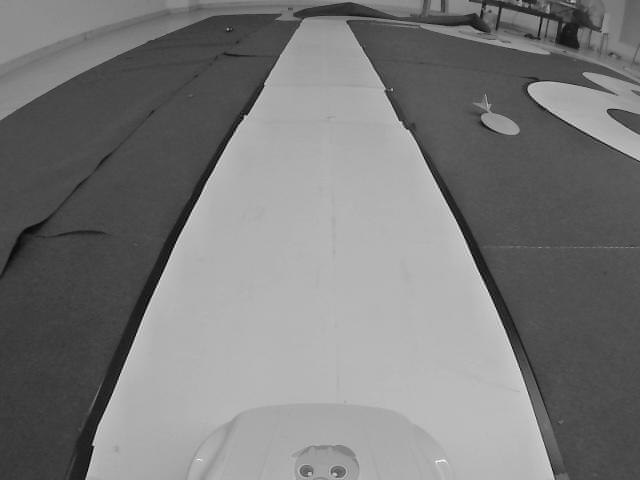
#> input picture TU-Smart2025招新试题/1.png, 640 x 480 px
$ python Image_pre_processing.py   (older library calls are emulated)
#> lines starting #> are read from the running program, lines starting #| are printed output that depends on the picture; after the words box and inside, x2 and y2 are one past the last pixel; in counts of white or black regions, pixels touching at a corner belong together
import numpy as np
from PIL import Image
import matplotlib.pyplot as plt

def crop_image(image, top_crop=0.2, bottom_crop=0.2):
    """
    裁剪图片的上下部分
    :param image: 输入灰度图片 (PIL Image)
    :param top_crop: 上部裁剪比例
    :param bottom_crop: 下部裁剪比例
    :return: 裁剪后的图片
    """
    width, height = image.size  # 获取图片的宽度和高度
    top = int(height * top_crop)  # 计算裁剪的上部分高度
    bottom = int(height * (1 - bottom_crop))  # 计算裁剪的下部分高度
    cropped_image = image.crop((0, top, width, bottom))  # 裁剪图片，保留中间部分
    return cropped_image  # 返回裁剪后的图片

def resize_image(image, scale=0.25):
    """
    缩放图片
    :param image: 输入图片 (PIL Image)
    :param scale: 缩放比例
    :return: 缩放后的图片
    """
    new_size = (int(image.width * scale), int(image.height * scale))  # 计算缩放后的尺寸
    resized_image = image.resize(new_size, Image.ANTIALIAS)  # 使用抗锯齿算法缩放图片
    return resized_image  # 返回缩放后的图片

def otsu_threshold(gray_array):
    """
    大津法计算二值化阈值
    :param gray_array: 输入灰度值数组
    :return: 二值化阈值
    """
    pixel_counts = np.bincount(gray_array.flatten(), minlength=256)  # 计算每个灰度级别的像素数量
    total_pixels = gray_array.size  # 获取总像素数
    sum_all = np.dot(np.arange(256), pixel_counts)  # 计算所有像素的加权和

    sum_b = 0  # 初始化前景像素的加权和
    weight_b = 0  # 初始化前景像素的数量
    max_variance = 0  # 初始化最大方差
    threshold = 0  # 初始化阈值

    # 遍历所有可能的阈值
    for t in range(256):
        weight_b += pixel_counts[t]  # 更新前景像素的数量
        if weight_b == 0:
            continue

        weight_f = total_pixels - weight_b  # 计算背景像素的数量
        if weight_f == 0:
            break

        sum_b += t * pixel_counts[t]  # 更新前景像素的加权和
        mean_b = sum_b / weight_b  # 计算前景的平均灰度
        mean_f = (sum_all - sum_b) / weight_f  # 计算背景的平均灰度

        # 计算类间方差
        variance = weight_b * weight_f * (mean_b - mean_f) ** 2

        # 如果当前方差大于之前的最大方差，则更新最大方差和最佳阈值
        if variance > max_variance:
            max_variance = variance
            threshold = t

    return threshold  # 返回计算出的最佳阈值

def binarize_image(image, threshold):
    """
    二值化图片
    :param image: 输入灰度图片 (PIL Image)
    :param threshold: 二值化阈值
    :return: 二值化图片
    """
    # 将图片中大于阈值的像素设置为255（白色），小于等于阈值的设置为0（黑色）
    binarized_image = image.point(lambda p: 255 if p > threshold else 0)
    return binarized_image  # 返回二值化后的图片

# 主函数
def process_image(image_path):
    # 读取图片并转换为灰度图
#> called with image_path = '1.png'
    image = Image.open(image_path).convert('L')
#> image is the input picture: PIL image 640x480 L; min 0, max 252, mean 122

    # 步骤 1: 裁剪图片
    cropped_image = crop_image(image)
#> in crop_image, `cropped_image = image.crop((0, top, width, bottom))`:
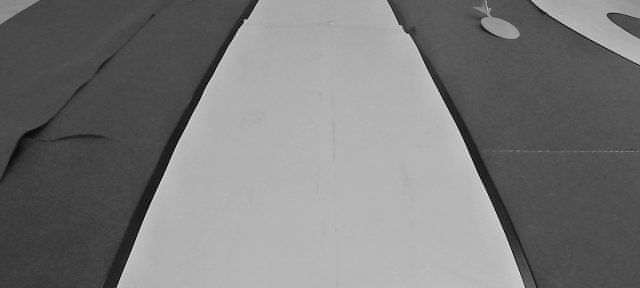
#> cropped_image: PIL image 640x288 L; min 0, max 236, mean 121.5

    # 步骤 2: 缩放图片
    resized_image = resize_image(cropped_image)

    # 将图片转化为二维灰度值数组
    gray_array = np.array(resized_image)

    # 步骤 3: 计算大津法阈值
    threshold = otsu_threshold(gray_array)
#> in otsu_threshold, `pixel_counts = np.bincount(gray_array.flatten(), minlength=256)`: pixel_counts = 256 values, max 637 at index 180, min 0 at index 0, mean 45
#> in otsu_threshold, `sum_all = np.dot(np.arange(256), pixel_counts)`: sum_all = 1400270
#> the loop in otsu_threshold, `for t in range(256):` made 207 passes
#> (weight_b, weight_f, sum_b, mean_b, mean_f, variance, max_variance) on passes 8, 13, 15, 17: (1, 11519, 7, 7, 121.6, 151178343.3, 151178343.3), (2, 11518, 19, 9.5, 121.6, 289328371.1, 289328371.1), (4, 11516, 47, 11.75, 121.6, 555747588.8, 555747588.8), (6, 11514, 79, 13.17, 121.6, 812390301.3, 812390301.3)
#> (weight_b, weight_f, sum_b, mean_b, mean_f, max_variance) on passes 19 to 24: (8, 11512, 115, 14.38, 121.6, 1.06e+09), (11, 11509, 172, 15.64, 121.7, 1.42e+09), (15, 11505, 252, 16.8, 121.7, 1.9e+09), (23, 11497, 420, 18.26, 121.8, 2.83e+09), (31, 11489, 596, 19.23, 121.8, 3.75e+09), (37, 11483, 734, 19.84, 121.9, 4.42e+09)
#> after the loop in otsu_threshold, `for t in range(256):`: max_variance = 3.57e+11; sum_b = 1400064; threshold = 125; weight_b = 11520
#> threshold = 125

    # 步骤 4: 二值化图片
    binarized_image = binarize_image(resized_image, threshold)
#> in binarize_image, `binarized_image = image.point(lambda p: 255 if p > threshold else 0)`:
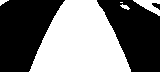
#> binarized_image: PIL image 160x72 L; 46.2% white; 5 white regions (1 under 20 px), largest, box (x1, y1, x2, y2) and area: (29, 0, 131, 72) 5052, (133, 0, 160, 16) 207, (120, 4, 130, 10) 30, (0, 0, 9, 6) 28

    # 显示结果
    plt.figure(figsize=(12, 6))  # 创建一个图像窗口，设置大小

    plt.subplot(1, 3, 1)  # 创建第一个子图
    plt.title("Cropped Image")  # 设置子图的标题
    plt.imshow(cropped_image, cmap='gray')  # 显示裁剪后的图片

    plt.subplot(1, 3, 2)  # 创建第二个子图
    plt.title("Resized Image")  # 设置子图的标题
    plt.imshow(resized_image, cmap='gray')  # 显示缩放后的图片

    plt.subplot(1, 3, 3)  # 创建第三个子图
    plt.title("Binarized Image")  # 设置子图的标题
    plt.imshow(binarized_image, cmap='gray')  # 显示二值化后的图片

    plt.show()  # 显示图像窗口
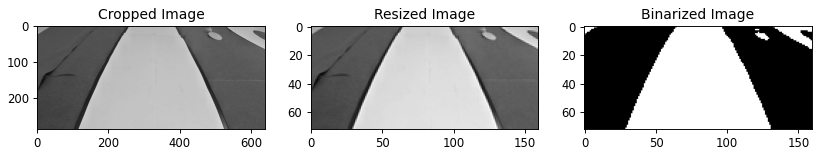
#> figure drawn by matplotlib, 3 panels

# 调用主函数，处理并显示 "1.png" 图片
process_image("1.png")
